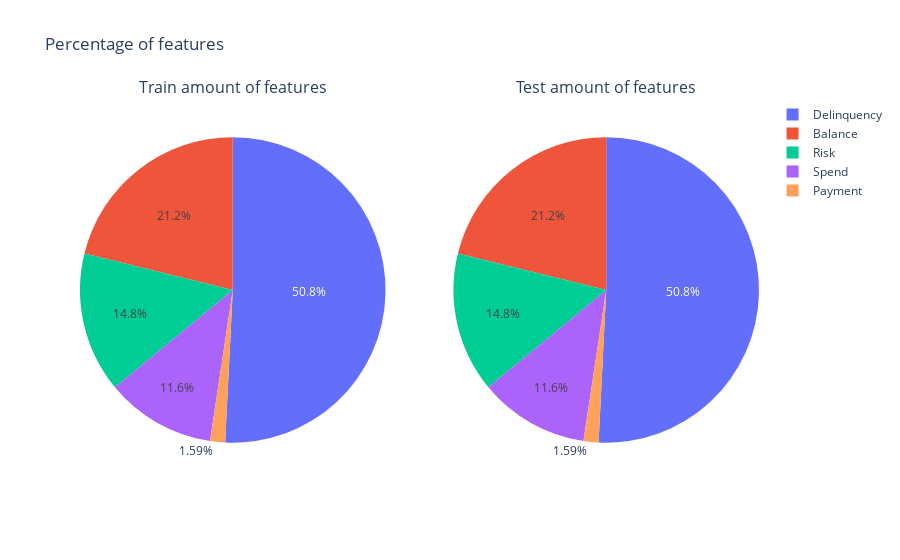

The notebook cell saved with this chart:
### Code cell
fig = make_subplots(
    rows=1, cols=2,
    subplot_titles=('Train amount of features', 'Test amount of features'),
    specs=[[{"type": "pie"}, {"type": "pie"}]]
)

fig.add_trace(go.Pie(
    labels=tuple(train_feat.keys()), values=tuple(train_feat.values()), name='Train'), row=1, col=1
    )

fig.add_trace(go.Pie(
    labels=tuple(test_feat.keys()), values=tuple(test_feat.values()), name='Test'), row=1, col=2
    )

fig.update_layout(
    title_text='Percentage of features'
)

fig.show()

del train_feat, test_feat

### Figure 1 — Plotly figure (JSON) as saved in the notebook; plotly's stock layout.template omitted (floating-point values rounded to 4 significant figures)
{"data": [{"domain": {"x": [0, 0.45], "y": [0, 1]}, "labels": ["Delinquency", "Spend", "Payment", "Balance", "Risk"], "name": "Train", "type": "pie", "values": [96, 22, 3, 40, 28]}, {"domain": {"x": [0.55, 1], "y": [0, 1]}, "labels": ["Delinquency", "Spend", "Payment", "Balance", "Risk"], "name": "Test", "type": "pie", "values": [96, 22, 3, 40, 28]}], "layout": {"annotations": [{"font": {"size": 16}, "showarrow": false, "text": "Train amount of features", "x": 0.225, "xanchor": "center", "xref": "paper", "y": 1, "yanchor": "bottom", "yref": "paper"}, {"font": {"size": 16}, "showarrow": false, "text": "Test amount of features", "x": 0.775, "xanchor": "center", "xref": "paper", "y": 1, "yanchor": "bottom", "yref": "paper"}], "title": {"text": "Percentage of features"}}}
